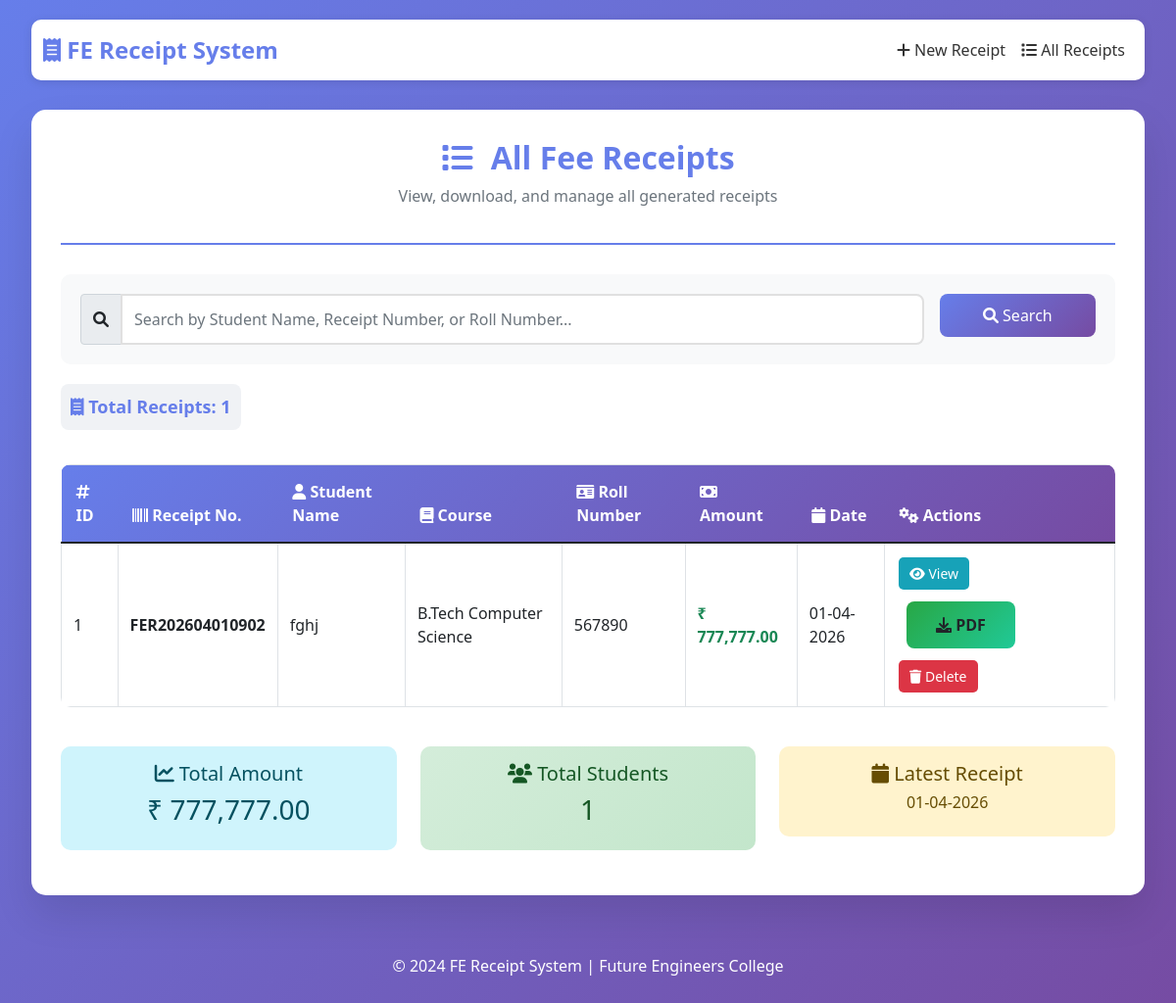
/all_receipts, run on the app's committed database.
### database.py (models this page shows, shortened)
class StudentReceipt(db.Model):
    id = db.Column(db.Integer, primary_key=True)
    receipt_number = db.Column(db.String(20), unique=True, nullable=False)
    student_name = db.Column(db.String(100), nullable=False)
    father_name = db.Column(db.String(100), nullable=False)
    mother_name = db.Column(db.String(100), nullable=False)
    course = db.Column(db.String(100), nullable=False)
    semester = db.Column(db.String(20), nullable=False)
    roll_number = db.Column(db.String(50), nullable=False)
    registration_number = db.Column(db.String(50), nullable=False)
    fee_amount = db.Column(db.Float, nullable=False)
    payment_date = db.Column(db.DateTime, default=datetime.utcnow)
    payment_mode = db.Column(db.String(50), nullable=False)
    transaction_id = db.Column(db.String(100), nullable=True)
    email = db.Column(db.String(100), nullable=False)
    phone = db.Column(db.String(15), nullable=False)
    address = db.Column(db.Text, nullable=False)
    created_at = db.Column(db.DateTime, default=datetime.utcnow)

### app.py (the view)
@app.route('/all_receipts')
def all_receipts():
    receipts = StudentReceipt.query.order_by(StudentReceipt.created_at.desc()).all()
    return render_template('view_receipts.html', receipts=receipts)

### templates/view_receipts.html (shortened to what this page needs)
<!DOCTYPE html>
<html lang="en">
<head>
    <link href="https://cdn.jsdelivr.net/npm/bootstrap@5.1.3/dist/css/bootstrap.min.css" rel="stylesheet">
    <link rel="stylesheet" href="https://cdnjs.cloudflare.com/ajax/libs/font-awesome/6.0.0/css/all.min.css">
    <link rel="stylesheet" href="{{ url_for('static', filename='style.css') }}">
</head>
<body>
    <div class="container">
        <nav class="navbar navbar-expand-lg">
            <div class="container-fluid">
                <a class="navbar-brand" href="/">
                    <i class="fas fa-receipt"></i> FE Receipt System
                </a>
                <div class="collapse navbar-collapse" id="navbarNav">
                    <ul class="navbar-nav ms-auto">
                        <li class="nav-item">
                            <a class="nav-link" href="/">
                                <i class="fas fa-plus"></i> New Receipt
                            </a>
                        </li>
                        <li class="nav-item">
                            <a class="nav-link active" href="/all_receipts">
                                <i class="fas fa-list"></i> All Receipts
                            </a>
                        </li>
                    </ul>
                </div>
            </div>
        </nav>
    </div>
    <div class="container">
        <div class="container-custom">
            <div class="header">
                <h1><i class="fas fa-list"></i> All Fee Receipts</h1>
                <p class="text-muted">View, download, and manage all generated receipts</p>
            </div>
            <div class="search-box">
                <form method="GET" action="{{ url_for('search_receipt') }}" class="row g-3">
                    <div class="col-md-10">
                        <div class="input-group">
                            <span class="input-group-text"><i class="fas fa-search"></i></span>
                            <input type="text" class="form-control" name="q"
                                   placeholder="Search by Student Name, Receipt Number, or Roll Number..."
                                   value="{{ search_query if search_query else '' }}">
                        </div>
                    </div>
                    <div class="col-md-2">
                        <button type="submit" class="btn btn-primary w-100">
                            <i class="fas fa-search"></i> Search
                        </button>
                    </div>
                </form>
            </div>
            <div class="receipt-count">
                <i class="fas fa-receipt"></i> Total Receipts: {{ receipts|length }}
            </div>
            {% if receipts %}
            <div class="table-responsive">
                <table class="table table-bordered table-hover table-receipts">
                    <thead>
                        <tr>
                            <th><i class="fas fa-hashtag"></i> ID</th>
                            <th><i class="fas fa-barcode"></i> Receipt No.</th>
                            <th><i class="fas fa-user"></i> Student Name</th>
                            <th><i class="fas fa-book"></i> Course</th>
                            <th><i class="fas fa-id-card"></i> Roll Number</th>
                            <th><i class="fas fa-money-bill"></i> Amount</th>
                            <th><i class="fas fa-calendar"></i> Date</th>
                            <th><i class="fas fa-cogs"></i> Actions</th>
                        </tr>
                    </thead>
                    <tbody>
                        {% for receipt in receipts %}
                        <tr>
                            <td>{{ receipt.id }}</td>
                            <td><strong>{{ receipt.receipt_number }}</strong></td>
                            <td>{{ receipt.student_name }}</td>
                            <td>{{ receipt.course }}</td>
                            <td>{{ receipt.roll_number }}</td>
                            <td class="text-success fw-bold">₹ {{ "{:,.2f}".format(receipt.fee_amount) }}</td>
                            <td>{{ receipt.payment_date.strftime('%d-%m-%Y') }}</td>
                            <td>
                                <a href="{{ url_for('view_receipt', receipt_id=receipt.id) }}"
                                   class="btn btn-view btn-sm" title="View Receipt">
                                    <i class="fas fa-eye"></i> View
                                </a>
                                <a href="{{ url_for('download_receipt', receipt_id=receipt.id) }}"
                                   class="btn btn-download btn-sm" title="Download PDF">
                                    <i class="fas fa-download"></i> PDF
                                </a>
                                <a href="{{ url_for('delete_receipt', receipt_id=receipt.id) }}"
                                   class="btn btn-delete btn-sm"
                                   onclick="return confirm('Are you sure you want to delete receipt {{ receipt.receipt_number }}?')"
                                   title="Delete Receipt">
                                    <i class="fas fa-trash"></i> Delete
                                </a>
                            </td>
                        </tr>
                        {% endfor %}
                    </tbody>
                </table>
            </div>
            <div class="row mt-4">
                <div class="col-md-4">
                    <div class="alert alert-info text-center">
                        <h5><i class="fas fa-chart-line"></i> Total Amount</h5>
                        <h3>₹ {{ "{:,.2f}".format(receipts|sum(attribute='fee_amount')) }}</h3>
                    </div>
                </div>
                <div class="col-md-4">
                    <div class="alert alert-success text-center">
                        <h5><i class="fas fa-users"></i> Total Students</h5>
                        <h3>{{ receipts|length }}</h3>
                    </div>
                </div>
                <div class="col-md-4">
                    <div class="alert alert-warning text-center">
                        <h5><i class="fas fa-calendar"></i> Latest Receipt</h5>
                        <h6>{{ receipts[0].payment_date.strftime('%d-%m-%Y') if receipts else 'N/A' }}</h6>
                    </div>
                </div>
            </div>
            {% endif %}
        </div>
        <div class="footer">
            <p>&copy; 2024 FE Receipt System | Future Engineers College</p>
        </div>
    </div>
</body>
</html>

### static/style.css (style rules this page uses)
* { margin: 0; padding: 0; box-sizing: border-box; }
body { font-family: 'Segoe UI', Tahoma, Geneva, Verdana, sans-serif; background: linear-gradient(135deg, #667eea 0%, #764ba2 100%); min-height: 100vh; padding: 20px; }
.navbar { background: white; box-shadow: 0 2px 10px rgba(0,0,0,0.1); border-radius: 10px; margin-bottom: 30px; }
.navbar-brand { font-size: 24px; font-weight: bold; color: #667eea !important; }
.nav-link { color: #333 !important; font-weight: 500; transition: 0.3s; }
.container { max-width: 1200px; margin: 0 auto; }
.receipt-container, .container-custom { background: white; border-radius: 15px; box-shadow: 0 20px 40px rgba(0,0,0,0.1); padding: 30px; margin: 20px auto; animation: fadeIn 0.5s ease-in; }
.form-header, .header { text-align: center; margin-bottom: 30px; padding-bottom: 20px; border-bottom: 2px solid #667eea; }
.form-header h1, .header h1 { color: #667eea; font-weight: bold; font-size: 32px; }
.form-header h1 i, .header h1 i { margin-right: 10px; }
.form-control { border: 2px solid #e0e0e0; border-radius: 8px; padding: 10px 15px; transition: all 0.3s; }
.btn-primary { background: linear-gradient(135deg, #667eea 0%, #764ba2 100%); border: none; padding: 10px 25px; border-radius: 8px; }
.btn-download { background: linear-gradient(135deg, #28a745 0%, #20c997 100%); border: none; padding: 12px 30px; font-size: 16px; font-weight: bold; margin: 10px; border-radius: 8px; transition: all 0.3s; }
.btn-view { background-color: #17a2b8; color: white; margin: 2px; border-radius: 5px; padding: 5px 10px; }
.btn-delete { background-color: #dc3545; color: white; margin: 2px; border-radius: 5px; padding: 5px 10px; }
.table-receipts { margin-top: 20px; border-radius: 10px; overflow: hidden; }
.table-receipts thead { background: linear-gradient(135deg, #667eea 0%, #764ba2 100%); color: white; }
.table-receipts th { padding: 15px; font-weight: 600; border: none; }
.table-receipts td { padding: 12px; vertical-align: middle; }
.search-box { background: #f8f9fa; padding: 20px; border-radius: 10px; margin-bottom: 20px; }
.search-box input { border: 2px solid #e0e0e0; border-radius: 8px; padding: 12px; }
.receipt-count { font-size: 18px; font-weight: bold; color: #667eea; margin-bottom: 15px; padding: 10px; background: #f0f2f5; border-radius: 8px; display: inline-block; }
.alert { border-radius: 10px; border: none; animation: slideDown 0.5s ease; }
.alert-success { background: linear-gradient(135deg, #d4edda 0%, #c3e6cb 100%); color: #155724; }
.footer { text-align: center; margin-top: 40px; padding: 20px; color: white; }

### data on the page
StudentReceipt: id "1", receipt_number "FER202604010902", student_name "fghj", course "B.Tech Computer Science", roll_number "567890", fee_amount "777,777.00", payment_date "01-04-2026"

### other printed values
{{ receipts|length }} "1"
{{ "{:,.2f}".format(receipts|sum(attribute='fee_amount')) }} "777,777.00"
